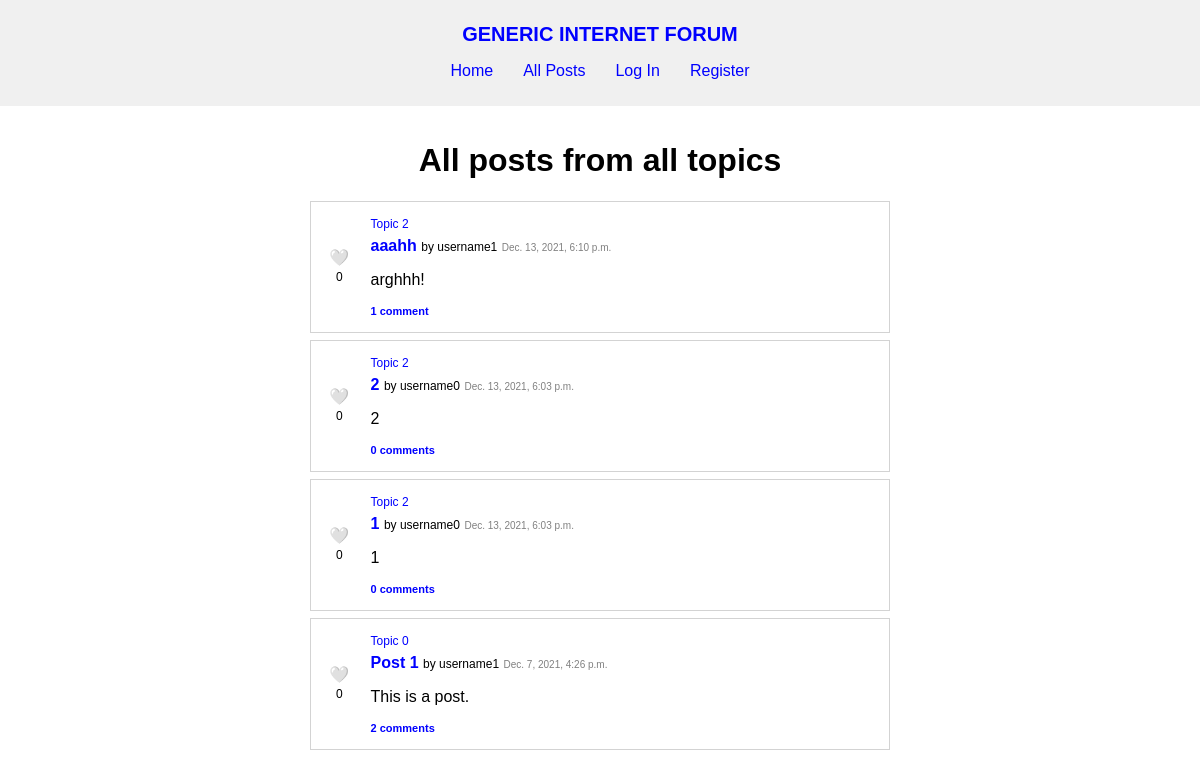
/all-posts, run on an earlier commit of the app's database.
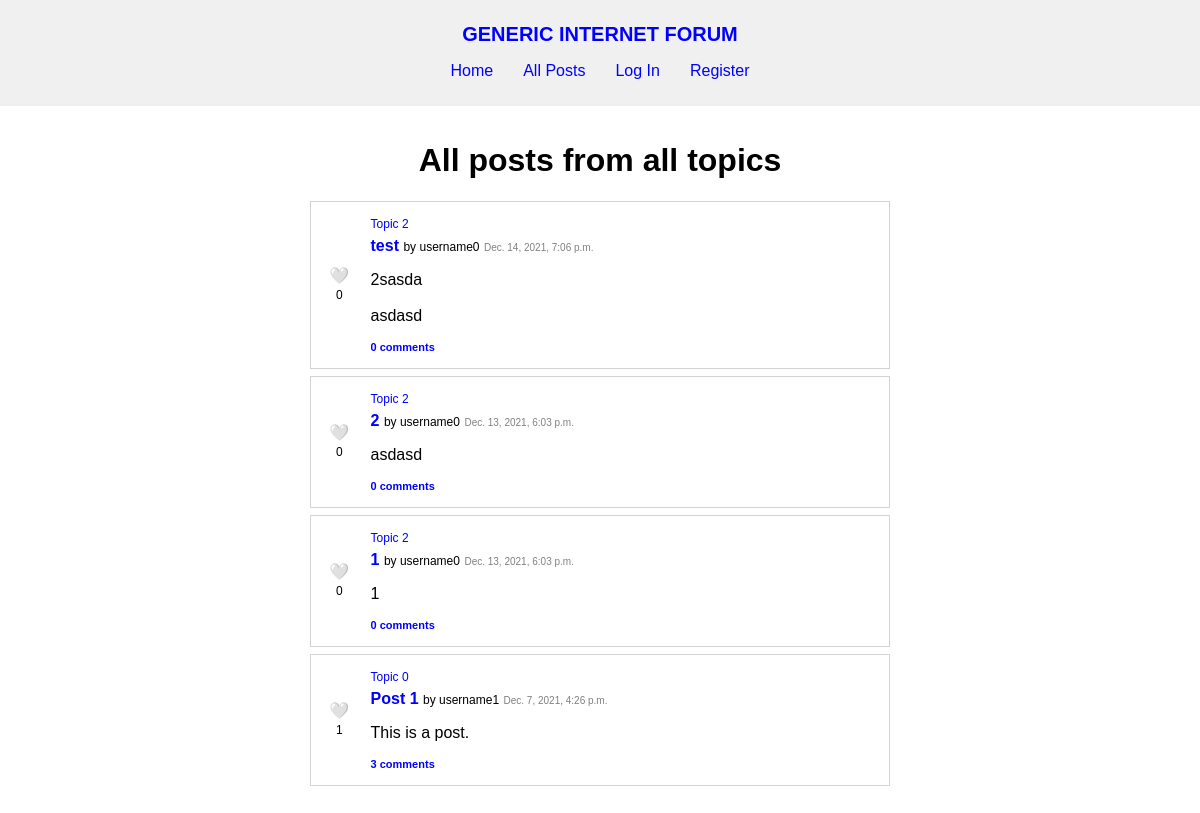
And on a later commit of the database.
### forum/models.py (models this page shows, shortened)
class Topic(models.Model):
    creator = models.ForeignKey(
        User, on_delete=models.CASCADE, related_name="topics")
    name = models.TextField(max_length=120, unique=True)
    description = models.TextField(max_length=1000)
    timestamp = models.DateTimeField(auto_now_add=True)

class Post(models.Model):
    topic = models.ForeignKey(
        Topic, on_delete=models.CASCADE, related_name="posts")
    author = models.ForeignKey(
        User, on_delete=models.CASCADE, related_name="posts")
    title = models.TextField(max_length=120)
    content = models.TextField(max_length=5000)
    timestamp = models.DateTimeField(auto_now_add=True)

class User(AbstractUser):
    pass

### forum/views.py (the view)
# urls.py: path("all-posts", views.all_posts, name="all_posts"),
def all_posts(request):
    all_posts = Post.objects.order_by("-timestamp").all()
    posts = parse_posts(all_posts, request.user)
    return render(request, "forum/all-posts.html", {
        "posts": posts
    })

### forum/util.py (called while the page is built)
def parse_posts(all_posts, user):
    posts = []
    for post in all_posts:
        liked = False
        if user.is_authenticated:
            liked = bool(post.likes.filter(liked_by=user.id))
        posts.append({
            "id": post.id,
            "topic": post.topic,
            "author": post.author,
            "title": post.title,
            "content": post.content,
            "timestamp": post.timestamp,
            "likes": len(post.likes.all()),
            "liked_by_user": liked,
            "comments": post.comments.all(),
            "comment_number": len(post.comments.all())
        })
    return posts

### forum/templates/forum/all-posts.html
{% extends "forum/layout.html" %}
{% load static %}
{% block css %}
    <link href="{% static 'forum/posts.css' %}" rel="stylesheet">
{% endblock %}
{% block body %}
    {% if posts %}
        <div id="topics">
            <h1>All posts from all topics</h1>
            <ul>
                {% include "forum/posts.html" %}
            </ul>
        </div>
    {% else %}
        <p><b>No posts</b> yet.</p>
    {% endif %}
{% endblock %}

### forum/templates/forum/posts.html (shortened to what this page needs)
{% load static %}
{% block posts %}
    <ul>
        {% for post in posts %}
            <li class="post" id="post-{{ post.id }}">
                <div class="post-left">
                    <span class="like">
                        {% if user.is_authenticated %}
                            <span class="like-button" data-id="{{ post.id }}" data-liked="{{ post.liked_by_user }}" data-likes="{{ post.likes }}" data-likedobject="post">
                                {% if post.liked_by_user %}
                                    ❤️
                                {% else %}
                                    🤍
                                {% endif %}
                            </span>
                        {% else %}
                            <span>
                                🤍
                            </span>
                        {% endif %}
                        <span class="like-number">{{ post.likes }}</span>
                    </span>
                </div>
                <div class="post-right">
                    {% if not topic %}
                        <a class="topic-name" href="{% url 'topic' post.topic.name %}">{{ post.topic.name }}</a>
                    {% endif %}
                    <a class="post-title" href="{% url 'post' post.id %}">{{ post.title }}</a> <span class="post-by">by <a class="username" href="{% url 'profile' post.author.username %}">{{ post.author.username }}</a></span> <span class="timestamp">{{ post.timestamp }}</span>
                    <p class="post-content">{{ post.content }}</p>
                    <div>
                        <a class="comment-number" href="{% url 'post' post.id %}">{{ post.comment_number }} comment{% if post.comment_number != 1 %}s{% endif %}</a>
                    </div>
                </div>
            </li>
        {% endfor %}
    </ul>
{% endblock %}

What changed in the data, as far as the page shows it:
changed through a linked row, Topic "Topic 2": title "aaahh" → "test"; author.username "username1" → "username0"; timestamp "Dec. 13, 2021, 6:10 p.m." → "Dec. 14, 2021, 7:06 p.m."; content "arghhh!" → "2sasda asdasd"; comment_number "1" → "0"; content "2" → "asdasd"; now shows "s"
computed for Topic "Topic 0": likes "0" → "1"; comment_number "2" → "3"
